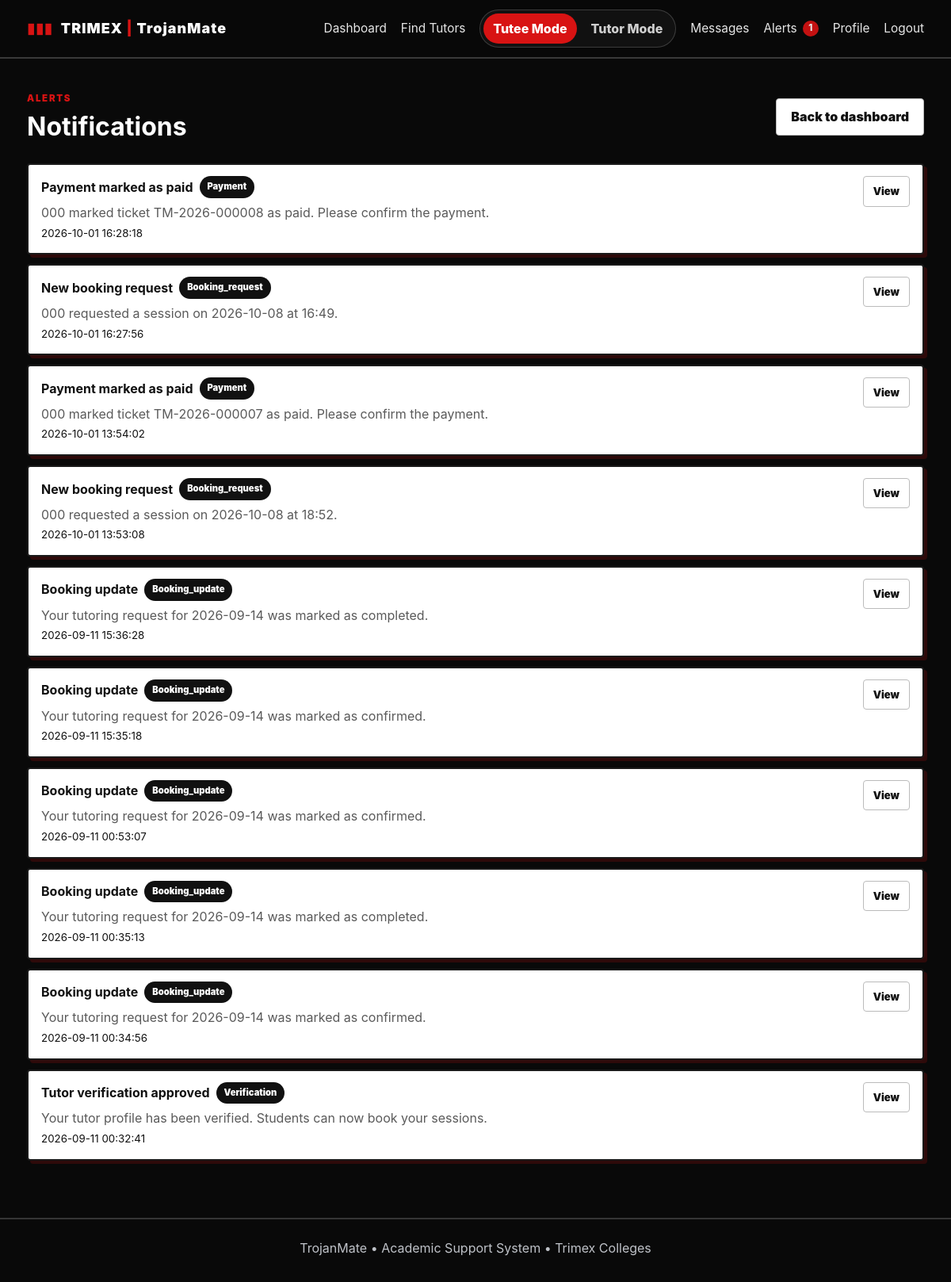
The app's page /notifications (signed in) with its own data.
### tables this page shows
CREATE TABLE notifications (
    id INTEGER PRIMARY KEY AUTOINCREMENT,
    user_id INTEGER NOT NULL,
    kind TEXT NOT NULL DEFAULT 'info',
    title TEXT NOT NULL,
    body TEXT NOT NULL,
    link TEXT DEFAULT '/dashboard',
    is_read INTEGER NOT NULL DEFAULT 0,
    created_at TEXT NOT NULL,
    FOREIGN KEY(user_id) REFERENCES users(id) ON DELETE CASCADE
);

### app.py (the view)
@app.route("/notifications")
@login_required
def notifications():
    db = get_db()
    rows = db.execute("SELECT * FROM notifications WHERE user_id=? ORDER BY created_at DESC", (g.user["id"],)).fetchall()
    db.execute("UPDATE notifications SET is_read=1 WHERE user_id=? AND is_read=0", (g.user["id"],))
    db.commit()
    return render_template("notifications.html", notifications=rows)

### app.py (called while the page is built)
def get_db():
    if "db" not in g:
        g.db = sqlite3.connect(DB_PATH)
        g.db.row_factory = sqlite3.Row
        g.db.execute("PRAGMA foreign_keys = ON")
    return g.db

def user_can_use_tutor_mode(user_row):
    if not user_row or user_row["role"] == "admin":
        return False
    profile = get_db().execute(
        "SELECT * FROM tutor_profiles WHERE user_id=? LIMIT 1",
        (user_row["id"],),
    ).fetchone()
    if not profile:
        return False
    return int(profile["verified"] or 0) == 1

def get_active_mode():
    mode = session.get("active_mode")
    if mode not in {"tutee", "tutor"}:
        mode = "tutee"
    if mode == "tutor" and not user_can_use_tutor_mode(g.user):
        session["active_mode"] = "tutee"
        return "tutee"
    return mode

def login_required(view):
    @wraps(view)
    def wrapped(*args, **kwargs):
        if not g.user:
            flash("Please log in first.", "warning")
            return redirect(url_for("login"))
        return view(*args, **kwargs)
    return wrapped

@app.before_request
def load_user():
    g.user = None
    if "user_id" in session:
        g.user = get_db().execute(
            "SELECT id, name, email, role, created_at, profile_picture, tutor_enabled, COALESCE(admin_approved,1) AS admin_approved, COALESCE(admin_owner,0) AS admin_owner FROM users WHERE id=?",
            (session["user_id"],)
        ).fetchone()
        if g.user:
            current_mode = session.get("active_mode")
            if current_mode not in {"tutee", "tutor"}:
                session["active_mode"] = "tutee"
            if current_mode == "tutor" and not user_can_use_tutor_mode(g.user):
                session["active_mode"] = "tutee"

@app.context_processor
def inject_globals():
    unread_count = 0
    if g.user:
        unread_count = get_db().execute(
            "SELECT COUNT(*) AS c FROM notifications WHERE user_id=? AND is_read=0",
            (g.user["id"],),
        ).fetchone()["c"]
    return {
        "current_user": g.user,
        "unread_notifications": unread_count,
        "avatar_url": get_avatar_url,
        "user_is_student": user_is_student,
        "user_is_tutor": user_is_tutor,
        "user_can_use_tutor_mode": user_can_use_tutor_mode,
        "active_mode": get_active_mode,
        "format_hourly_rate": format_hourly_rate,
    }

### templates/notifications.html (shortened to what this page needs)
{% extends "base.html" %}
{% block content %}
<div class="pagehead">
  <div>
    <span class="eyebrow">ALERTS</span>
    <h1>Notifications</h1>
  </div>
  <a class="btn secondary" href="{{ url_for('dashboard') }}">Back to dashboard</a>
</div>
{% if notifications %}
  <div class="stack-list">
    {% for item in notifications %}
      <article class="card mini-card">
        <div>
          <div class="verified-row">
            <strong>{{ item['title'] }}</strong>
            <span class="badge {{ item['kind'] }}">{{ item['kind'] }}</span>
          </div>
          <p>{{ item['body'] }}</p>
          <small class="muted">{{ item['created_at'] }}</small>
        </div>
        {% if item['link'] %}
          <a class="btn small secondary" href="{{ item['link'] }}">View</a>
        {% endif %}
      </article>
    {% endfor %}
  </div>
{% else %}
  <div class="empty-state">
    <h3>No notifications</h3>
    <p>You are all caught up.</p>
  </div>
{% endif %}
{% endblock %}

### static/style.css (style rules this page uses)
:root { --bg: #090909; --bg-soft: #121212; --panel: #f7f7f7; --panel-alt: #ffffff; --line: #dfe3e7; --text: #101010; --muted: #5a5a5a; --red: #d81313; --red-dark: #990d0d; --shadow: rgba(0, 0, 0, 0.12); }
* { box-sizing: border-box; }
html { scroll-behavior: smooth; }
body { margin: 0; font-family: Inter, "Segoe UI", Arial, sans-serif; background: var(--bg); color: var(--text); line-height: 1.55; }
a { color: var(--red); text-decoration: none; }
.eyebrow { font-size: 0.72rem; font-weight: 900; letter-spacing: 0.15em; color: var(--red); text-transform: uppercase; }
.btn { display: inline-flex; align-items: center; justify-content: center; gap: 8px; border: 2px solid var(--red); border-radius: 4px; background: var(--red); color: #fff !important; text-decoration: none; padding: 10px 18px; font-weight: 900; cursor: pointer; transition: all 0.15s ease; }
.btn.secondary { background: #fff; color: var(--text) !important; border-color: #111; }
.btn.small { padding: 8px 12px; font-size: 0.84rem; }
h1, h2, h3, h4, p { margin-top: 0; }
h1, h2, h3 { color: #fff; }
.card { background: #fff; border: 2px solid #1a1a1a; border-radius: 4px; box-shadow: 6px 6px 0 var(--red); padding: 22px; }
.pagehead { display: flex; justify-content: space-between; align-items: center; gap: 12px; margin-bottom: 22px; }
.pagehead h1 { margin: 0; }
.booking-card, .mini-card, .tutor-card, .review-item { display: flex; align-items: flex-start; justify-content: space-between; gap: 12px; }
.badge { display: inline-flex; align-items: center; justify-content: center; padding: 5px 10px; border-radius: 999px; background: #111; color: #fff; font-size: 0.7rem; font-weight: 900; text-transform: capitalize; }
.stack-list { display: grid; gap: 12px; }
.mini-card { background: #fff; border: 2px solid #1a1a1a; border-radius: 4px; padding: 14px 16px; box-shadow: 4px 4px 0 rgba(216,19,19,0.18); }
.mini-card strong { color: var(--text); }
.mini-card p { margin: 6px 0 0; color: var(--muted); }
.verified-row { display: flex; align-items: center; gap: 8px; flex-wrap: wrap; }
.btn.small { padding:8px 12px; font-size:13px; }
.btn.secondary { background:#fff; color:#111; border:1px solid #bbb; }

### records on screen
notifications: title "Payment marked as paid", kind "Payment", body "000 marked ticket TM-2026-000008 as paid. Please confirm the payment.", created_at "2026-10-01 16:28:18"
notifications: title "New booking request", kind "Booking_request", body "000 requested a session on 2026-10-08 at 16:49.", created_at "2026-10-01 16:27:56"
notifications: title "Payment marked as paid", kind "Payment", body "000 marked ticket TM-2026-000007 as paid. Please confirm the payment.", created_at "2026-10-01 13:54:02"
notifications: title "New booking request", kind "Booking_request", body "000 requested a session on 2026-10-08 at 18:52.", created_at "2026-10-01 13:53:08"
notifications: title "Booking update", kind "Booking_update", body "Your tutoring request for 2026-09-14 was marked as completed.", created_at "2026-09-11 15:36:28"
notifications: title "Booking update", kind "Booking_update", body "Your tutoring request for 2026-09-14 was marked as confirmed.", created_at "2026-09-11 15:35:18"
notifications: title "Booking update", kind "Booking_update", body "Your tutoring request for 2026-09-14 was marked as confirmed.", created_at "2026-09-11 00:53:07"
notifications: title "Booking update", kind "Booking_update", body "Your tutoring request for 2026-09-14 was marked as completed.", created_at "2026-09-11 00:35:13"
notifications: title "Booking update", kind "Booking_update", body "Your tutoring request for 2026-09-14 was marked as confirmed.", created_at "2026-09-11 00:34:56"
notifications: title "Tutor verification approved", kind "Verification", body "Your tutor profile has been verified. Students can now book your sessions.", created_at "2026-09-11 00:32:41"

### other values on screen
{{ unread_notifications }} "1"
